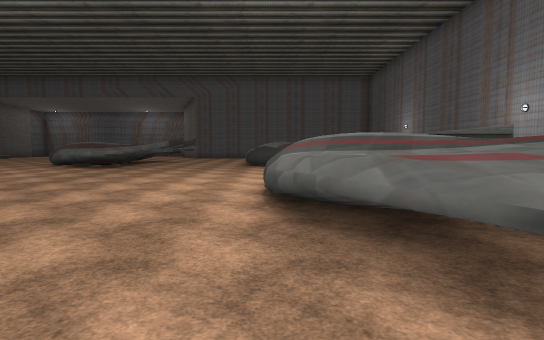
view 1 (above)

20 first-person views from a walk through a 3-D level made in the Unity game engine. The camera is 1.5 m above the floor, tilts 4° down and sees 80° across. The floor is counted in squares, 2 m on a side. Each view is taken from the middle of a square. On the plan, view 1 faces up. The plan holds only what a view shows up to about 11 squares ahead; the rest is blank. The place goes on beyond the plan. The player is left out. Some surface patterns are stand-ins.

view 2
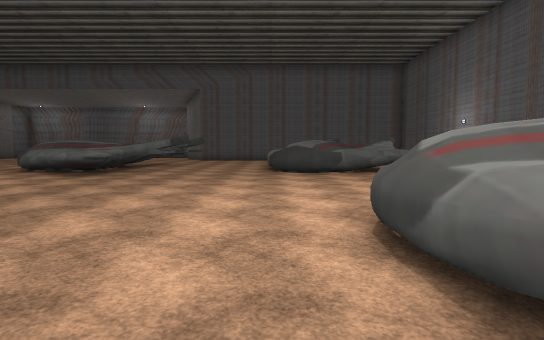

view 3
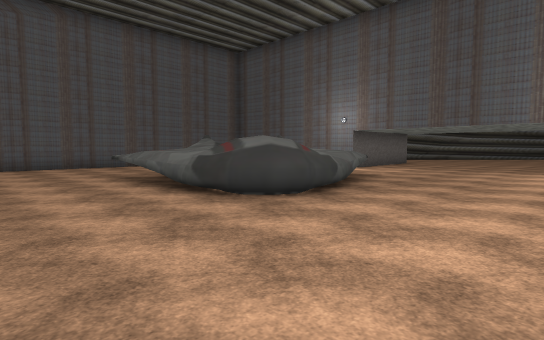

view 4
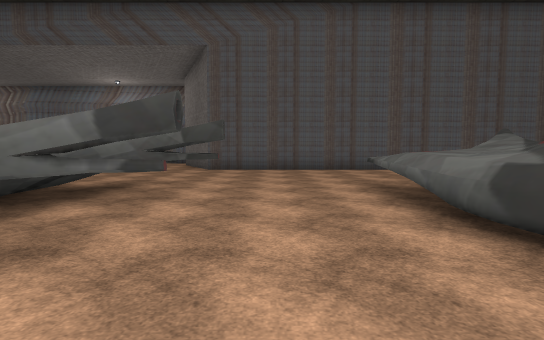

view 5
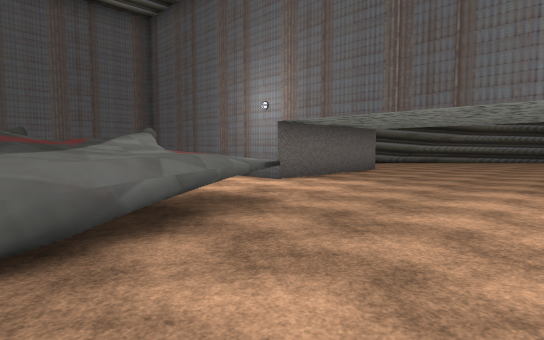

view 6
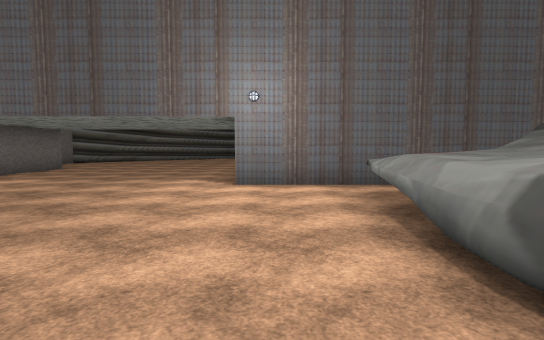

view 7
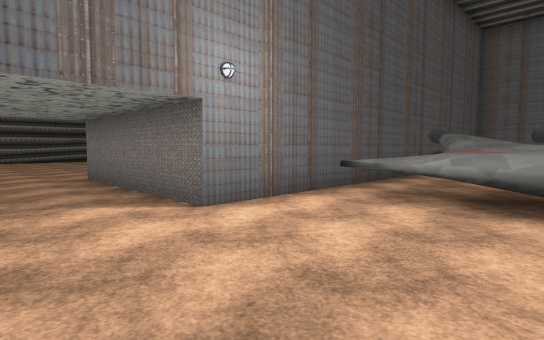

view 8
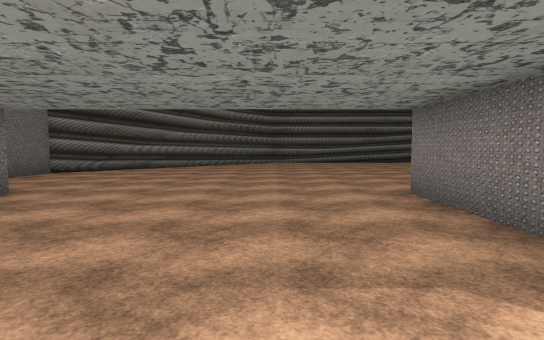

view 9
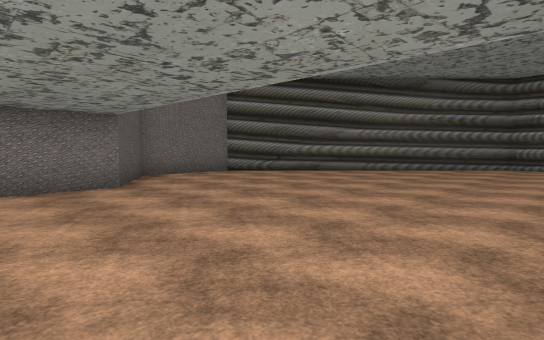

view 10
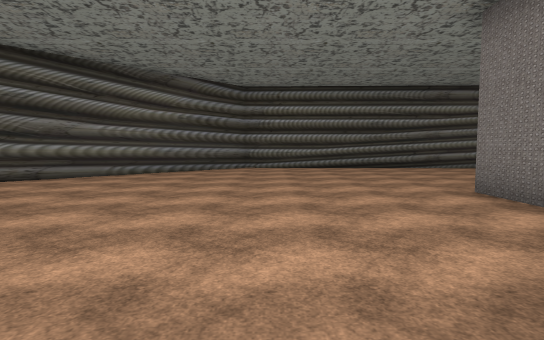

view 11
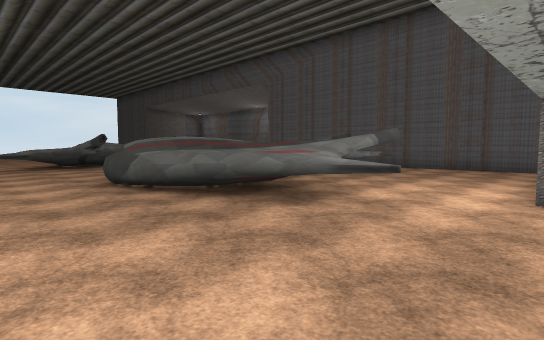

view 12
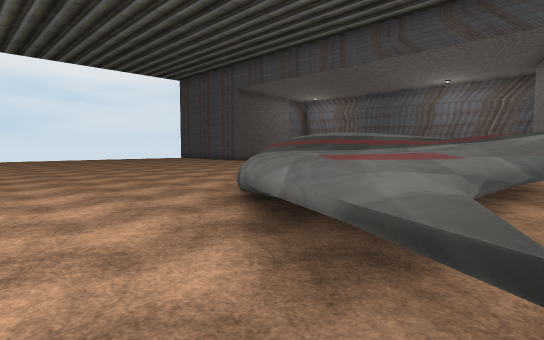

view 13
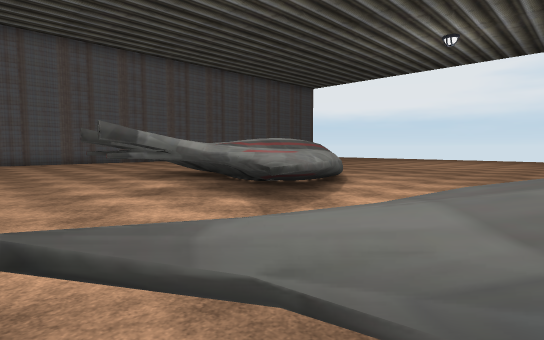

view 14
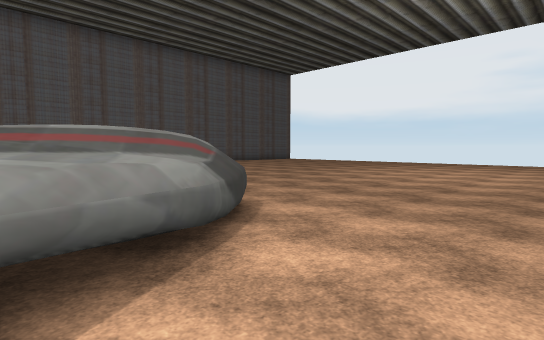

view 15
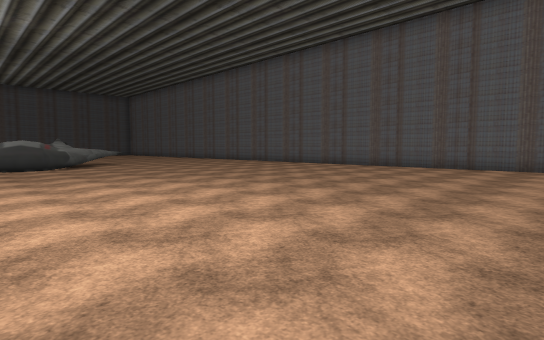

view 16
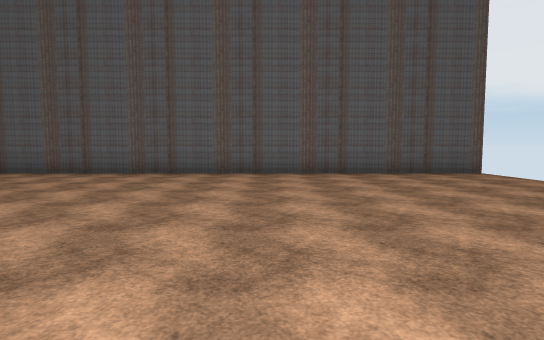

view 17
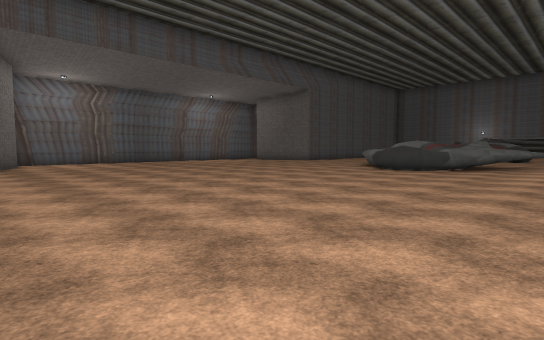

view 18
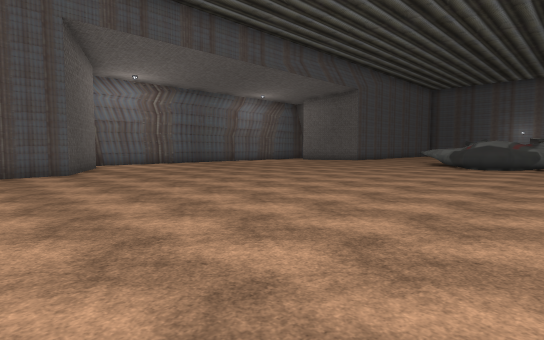

view 19
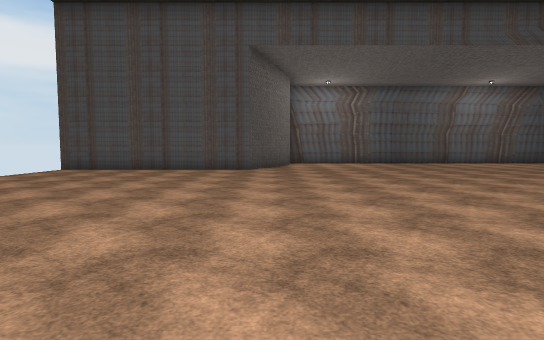

view 20
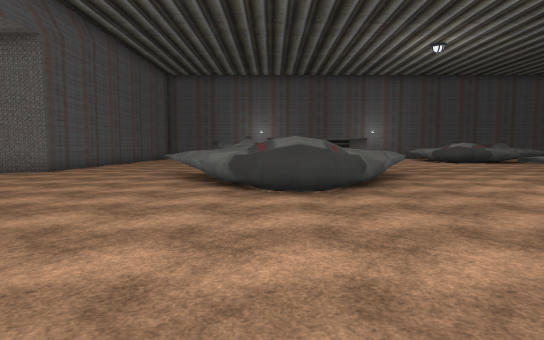

### Floor plan
Key: @ floor where view 1 was taken; # wall or solid block; . floor; = window, fence, low wall or low ledge; ^ raised ledge.
Columns run from 26 left of view 1 to 21 right of it. Each row starts with its distance up from view 1.
 22 #######.........   ..############
 21  ...............  .......... ....
 20  ............... ..........  ....#
 19  ..........................  ....#
 18  ...................^#...^.  ....#    #####
 17   .................^ #...^^^.....#   ##...##
 16    ..............^^^^##..^^^ ##..#####.....##
 15    ..............^^^^....^^ ^^#.............##
 14     .............^^^^ ...^^^^^^^.............##
 13     ..............^^^##..^^^^^................##
 12     ...............^^.....=....................#
 11       ..............^...........................
 10       ..........................................
  9    ..............^^.............................
  8  ..............^^^^..............#####..........
  7  ............=^^^^^#........^....#     .........
  6  ............^^^^^ .......^^^^^^##      ##......
  5  .............^  ^... ....^^^^^^.#          ....
  4  ............     #.. ....^^^^^^.#           ...
  3  ...........    ^^...  ...#^^^ ..#
  2  ..........     .....   ...^^   .#
  1   .........      ....    ..^     #
  0   .........       ...     @      #
 -1  ...........       ..
 -2  ............
 -3  .............
 -4  .............
 -5 ###############

Where each view was taken, in squares from view 1:
view 1: 0 up, 0 right, facing up
view 2: 3 up, 1 left, facing up
view 3: 9 up, 4 left, facing up-right
view 4: 11 up, 3 left, facing up
view 5: 10 up, 1 right, facing up-right
view 6: 8 up, 0 right, facing right
view 7: 11 up, 3 right, facing down-right
view 8: 11 up, 6 right, facing right
view 9: 9 up, 9 right, facing up-right
view 10: 10 up, 10 right, facing right
view 11: 10 up, 7 right, facing up-left
view 12: 10 up, 5 left, facing up-left
view 13: 12 up, 5 left, facing down-left
view 14: 10 up, 10 left, facing down-left
view 15: 8 up, 25 left, facing down-right
view 16: 5 up, 20 left, facing down
view 17: 10 up, 20 left, facing up-right
view 18: 12 up, 22 left, facing up-right
view 19: 11 up, 19 left, facing up
view 20: 15 up, 15 left, facing right
